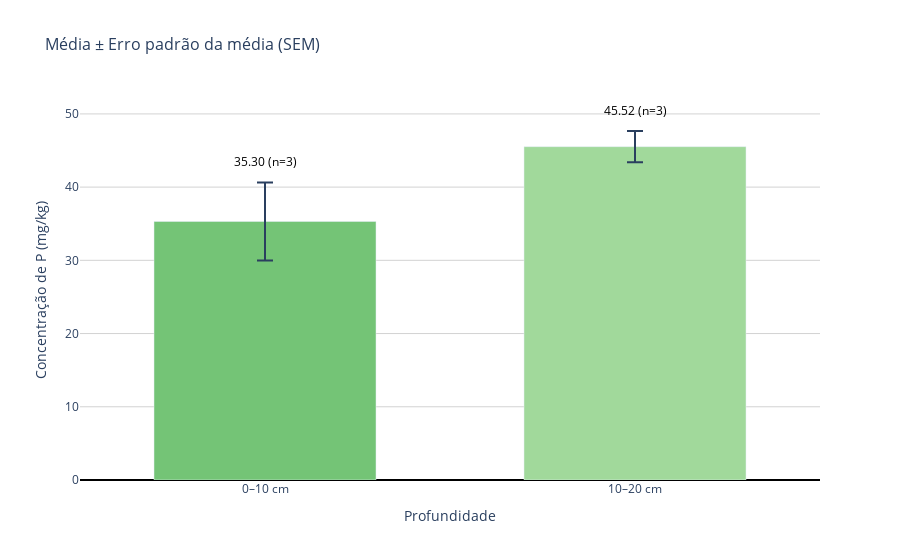

Notebook code for this chart:
### Code cell
import numpy as np
import plotly.graph_objects as go

# Função para limpar valores negativos (não mensuráveis)
def limpar(valores):
    arr = np.array(valores, dtype=float)
    arr[arr < 0] = np.nan
    return arr

# Dados
pi_0_10 = limpar([R1_0_10_resina, R2_0_10_resina, P2_0_10_resina])
pi_10_20 = limpar([R1_10_20_resina, R2_10_20_resina, P2_10_20_resina])

# Estatísticas
means = [np.nanmean(pi_0_10), np.nanmean(pi_10_20)]
stds  = [np.nanstd(pi_0_10, ddof=1), np.nanstd(pi_10_20, ddof=1)]
ns    = [np.sum(~np.isnan(pi_0_10)), np.sum(~np.isnan(pi_10_20))]
sems  = [stds[i] / np.sqrt(ns[i]) if ns[i] > 0 else np.nan for i in range(2)]

# Labels e cores
labels = ['0–10 cm', '10–20 cm']
colors = ['#74c476', '#a1d99b']

# Calcula a posição do texto acima da barra + erro
text_y = []
text_labels = []
for v, sem, n in zip(means, sems, ns):
    if np.isnan(v):
        text_y.append(0.05 * max(means))  # posição mínima
        text_labels.append('Não mensurável')
    else:
        text_y.append(v + (sem if not np.isnan(sem) else 0) + 0.03*max(means))  # acima da barra + erro
        text_labels.append(f'{v:.2f}\n(n={n})')

# Criar gráfico
fig = go.Figure()

fig.add_trace(go.Bar(
    x=labels,
    y=means,
    error_y=dict(
        type='data',
        array=sems,
        visible=True,
        thickness=2,
        width=8
    ),
    marker_color=colors,
    text=text_labels,
    textposition='none',  # não usar outside, vamos posicionar manualmente
))

# Adiciona os textos manualmente acima da barra + erro
for xi, yi, txt in zip(labels, text_y, text_labels):
    fig.add_annotation(
        x=xi,
        y=yi,
        text=txt,
        showarrow=False,
        font=dict(size=12, color='black'),
        xanchor='center',
        yanchor='bottom'
    )

# Layout
fig.update_layout(
    title='Média ± Erro padrão da média (SEM)',
    title_font_size=16,
    yaxis_title='Concentração de P (mg/kg)',
    xaxis_title='Profundidade',
    plot_bgcolor='white',
    bargap=0.4,
    yaxis=dict(showgrid=True, gridcolor='lightgray', zeroline=True, zerolinecolor='black'),
)

fig.show()

### Figure 1 — Plotly figure (JSON) as saved in the notebook; plotly's stock layout.template omitted (floating-point values rounded to 4 significant figures)
{"data": [{"error_y": {"array": [5.336, 2.14], "thickness": 2, "type": "data", "visible": true, "width": 8}, "marker": {"color": ["#74c476", "#a1d99b"]}, "text": ["35.30\n(n=3)", "45.52\n(n=3)"], "textposition": "none", "type": "bar", "x": ["0–10 cm", "10–20 cm"], "y": [35.3, 45.52]}], "layout": {"annotations": [{"font": {"color": "black", "size": 12}, "showarrow": false, "text": "35.30\n(n=3)", "x": "0–10 cm", "xanchor": "center", "y": 42.01, "yanchor": "bottom"}, {"font": {"color": "black", "size": 12}, "showarrow": false, "text": "45.52\n(n=3)", "x": "10–20 cm", "xanchor": "center", "y": 49.03, "yanchor": "bottom"}], "bargap": 0.4, "plot_bgcolor": "white", "title": {"font": {"size": 16}, "text": "Média ± Erro padrão da média (SEM)"}, "xaxis": {"title": {"text": "Profundidade"}}, "yaxis": {"gridcolor": "lightgray", "showgrid": true, "title": {"text": "Concentração de P (mg/kg)"}, "zeroline": true, "zerolinecolor": "black"}}}
